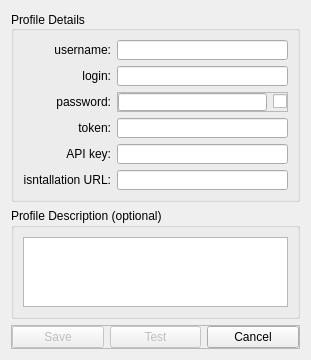
<?xml version="1.0" encoding="UTF-8"?>
<ui version="4.0">
 <class>Form</class>
 <widget class="QWidget" name="Form">
  <property name="geometry">
   <rect>
    <x>0</x>
    <y>0</y>
    <width>311</width>
    <height>356</height>
   </rect>
  </property>
  <property name="windowTitle">
   <string>Profile Setup</string>
  </property>
  <layout class="QVBoxLayout" name="verticalLayout">
   <item>
    <widget class="QGroupBox" name="userDataBox">
     <property name="minimumSize">
      <size>
       <width>161</width>
       <height>191</height>
      </size>
     </property>
     <property name="layoutDirection">
      <enum>Qt::LeftToRight</enum>
     </property>
     <property name="title">
      <string>Profile Details</string>
     </property>
     <property name="alignment">
      <set>Qt::AlignLeading|Qt::AlignLeft|Qt::AlignVCenter</set>
     </property>
     <layout class="QFormLayout" name="formLayout">
      <property name="labelAlignment">
       <set>Qt::AlignRight|Qt::AlignTrailing|Qt::AlignVCenter</set>
      </property>
      <item row="0" column="0">
       <widget class="QLabel" name="usernameLabel">
        <property name="layoutDirection">
         <enum>Qt::LeftToRight</enum>
        </property>
        <property name="text">
         <string>username:</string>
        </property>
        <property name="alignment">
         <set>Qt::AlignRight|Qt::AlignTrailing|Qt::AlignVCenter</set>
        </property>
       </widget>
      </item>
      <item row="0" column="1">
       <widget class="QLineEdit" name="usernameLineEdit"/>
      </item>
      <item row="1" column="0">
       <widget class="QLabel" name="loginLabel">
        <property name="layoutDirection">
         <enum>Qt::LeftToRight</enum>
        </property>
        <property name="text">
         <string>login:</string>
        </property>
        <property name="alignment">
         <set>Qt::AlignRight|Qt::AlignTrailing|Qt::AlignVCenter</set>
        </property>
       </widget>
      </item>
      <item row="1" column="1">
       <widget class="QLineEdit" name="loginLineEdit"/>
      </item>
      <item row="2" column="0">
       <widget class="QLabel" name="passLabel">
        <property name="layoutDirection">
         <enum>Qt::LeftToRight</enum>
        </property>
        <property name="text">
         <string>password:</string>
        </property>
        <property name="alignment">
         <set>Qt::AlignRight|Qt::AlignTrailing|Qt::AlignVCenter</set>
        </property>
       </widget>
      </item>
      <item row="2" column="1">
       <widget class="QFrame" name="passwordFrame">
        <property name="frameShape">
         <enum>QFrame::StyledPanel</enum>
        </property>
        <property name="frameShadow">
         <enum>QFrame::Raised</enum>
        </property>
        <layout class="QHBoxLayout" name="horizontalLayout_2" stretch="0,0">
         <property name="leftMargin">
          <number>0</number>
         </property>
         <property name="topMargin">
          <number>0</number>
         </property>
         <property name="rightMargin">
          <number>0</number>
         </property>
         <property name="bottomMargin">
          <number>0</number>
         </property>
         <item>
          <widget class="QLineEdit" name="passLineEdit">
           <property name="echoMode">
            <enum>QLineEdit::Password</enum>
           </property>
          </widget>
         </item>
         <item>
          <widget class="QCheckBox" name="showPassCheckBox">
           <property name="text">
            <string/>
           </property>
          </widget>
         </item>
        </layout>
       </widget>
      </item>
      <item row="3" column="0">
       <widget class="QLabel" name="tokenLabel">
        <property name="layoutDirection">
         <enum>Qt::LeftToRight</enum>
        </property>
        <property name="text">
         <string>token:</string>
        </property>
        <property name="alignment">
         <set>Qt::AlignRight|Qt::AlignTrailing|Qt::AlignVCenter</set>
        </property>
       </widget>
      </item>
      <item row="3" column="1">
       <widget class="QLineEdit" name="tokenLineEdit"/>
      </item>
      <item row="4" column="0">
       <widget class="QLabel" name="apiKeyLabel">
        <property name="layoutDirection">
         <enum>Qt::LeftToRight</enum>
        </property>
        <property name="text">
         <string>API key:</string>
        </property>
        <property name="alignment">
         <set>Qt::AlignRight|Qt::AlignTrailing|Qt::AlignVCenter</set>
        </property>
       </widget>
      </item>
      <item row="4" column="1">
       <widget class="QLineEdit" name="apiKeyLineEdit"/>
      </item>
      <item row="5" column="0">
       <widget class="QLabel" name="urlInstanceLabel">
        <property name="layoutDirection">
         <enum>Qt::LeftToRight</enum>
        </property>
        <property name="text">
         <string>isntallation URL:</string>
        </property>
        <property name="alignment">
         <set>Qt::AlignRight|Qt::AlignTrailing|Qt::AlignVCenter</set>
        </property>
       </widget>
      </item>
      <item row="5" column="1">
       <widget class="QLineEdit" name="urlInstanceLineEdit"/>
      </item>
     </layout>
     <zorder>passwordFrame</zorder>
     <zorder>usernameLabel</zorder>
     <zorder>usernameLineEdit</zorder>
     <zorder>loginLabel</zorder>
     <zorder>loginLineEdit</zorder>
     <zorder>passLabel</zorder>
     <zorder>tokenLabel</zorder>
     <zorder>tokenLineEdit</zorder>
     <zorder>apiKeyLabel</zorder>
     <zorder>apiKeyLineEdit</zorder>
     <zorder>urlInstanceLabel</zorder>
     <zorder>urlInstanceLineEdit</zorder>
    </widget>
   </item>
   <item>
    <widget class="QGroupBox" name="descBox">
     <property name="title">
      <string>Profile Description (optional)</string>
     </property>
     <layout class="QVBoxLayout" name="verticalLayout_2">
      <item>
       <widget class="QTextEdit" name="descTextEdit"/>
      </item>
     </layout>
    </widget>
   </item>
   <item>
    <spacer name="verticalSpacer">
     <property name="orientation">
      <enum>Qt::Vertical</enum>
     </property>
     <property name="sizeHint" stdset="0">
      <size>
       <width>20</width>
       <height>0</height>
      </size>
     </property>
    </spacer>
   </item>
   <item>
    <widget class="QFrame" name="buttonFrame">
     <property name="sizePolicy">
      <sizepolicy hsizetype="Preferred" vsizetype="Preferred">
       <horstretch>0</horstretch>
       <verstretch>0</verstretch>
      </sizepolicy>
     </property>
     <property name="frameShape">
      <enum>QFrame::StyledPanel</enum>
     </property>
     <property name="frameShadow">
      <enum>QFrame::Raised</enum>
     </property>
     <layout class="QHBoxLayout" name="horizontalLayout">
      <property name="spacing">
       <number>6</number>
      </property>
      <property name="leftMargin">
       <number>0</number>
      </property>
      <property name="topMargin">
       <number>0</number>
      </property>
      <property name="rightMargin">
       <number>0</number>
      </property>
      <property name="bottomMargin">
       <number>0</number>
      </property>
      <item>
       <widget class="QPushButton" name="saveChangedUserButton">
        <property name="enabled">
         <bool>false</bool>
        </property>
        <property name="sizePolicy">
         <sizepolicy hsizetype="Minimum" vsizetype="Expanding">
          <horstretch>0</horstretch>
          <verstretch>0</verstretch>
         </sizepolicy>
        </property>
        <property name="text">
         <string>Save</string>
        </property>
       </widget>
      </item>
      <item>
       <widget class="QPushButton" name="testChangedUserButton">
        <property name="enabled">
         <bool>false</bool>
        </property>
        <property name="sizePolicy">
         <sizepolicy hsizetype="Minimum" vsizetype="Expanding">
          <horstretch>0</horstretch>
          <verstretch>0</verstretch>
         </sizepolicy>
        </property>
        <property name="text">
         <string>Test</string>
        </property>
       </widget>
      </item>
      <item>
       <widget class="QPushButton" name="cancelChangedUserButton">
        <property name="sizePolicy">
         <sizepolicy hsizetype="Minimum" vsizetype="Expanding">
          <horstretch>0</horstretch>
          <verstretch>0</verstretch>
         </sizepolicy>
        </property>
        <property name="text">
         <string>Cancel</string>
        </property>
       </widget>
      </item>
     </layout>
    </widget>
   </item>
  </layout>
 </widget>
 <resources/>
 <connections/>
</ui>
